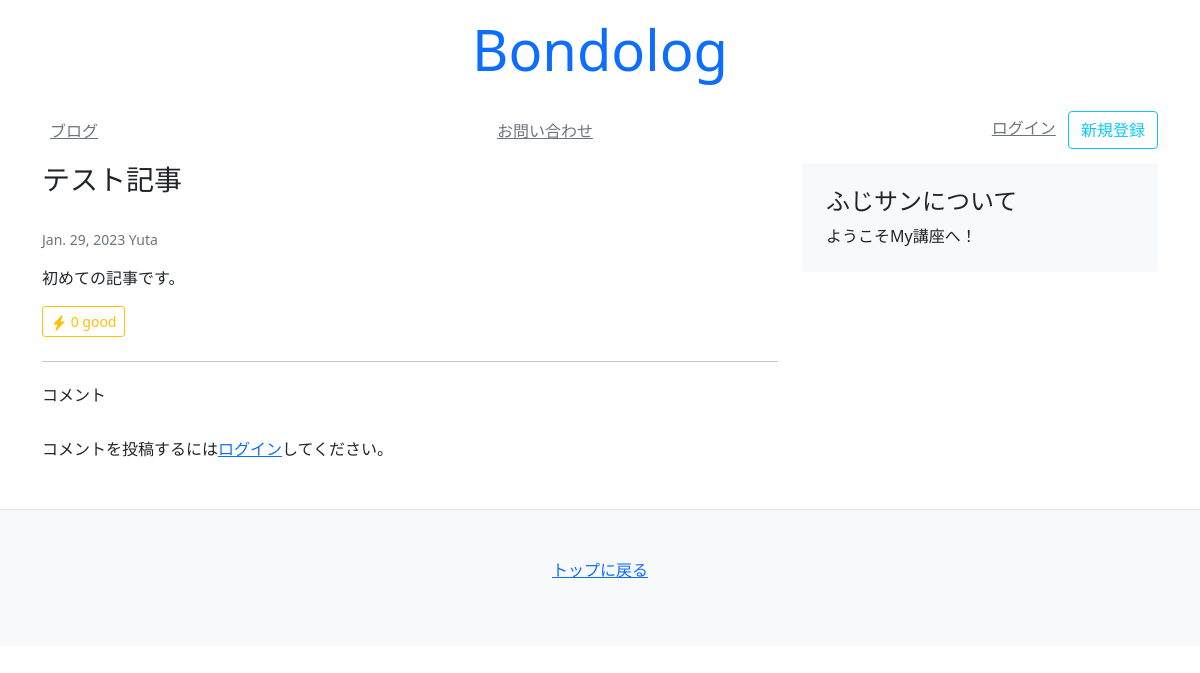
The page /blog/1/ on the database as committed earlier.
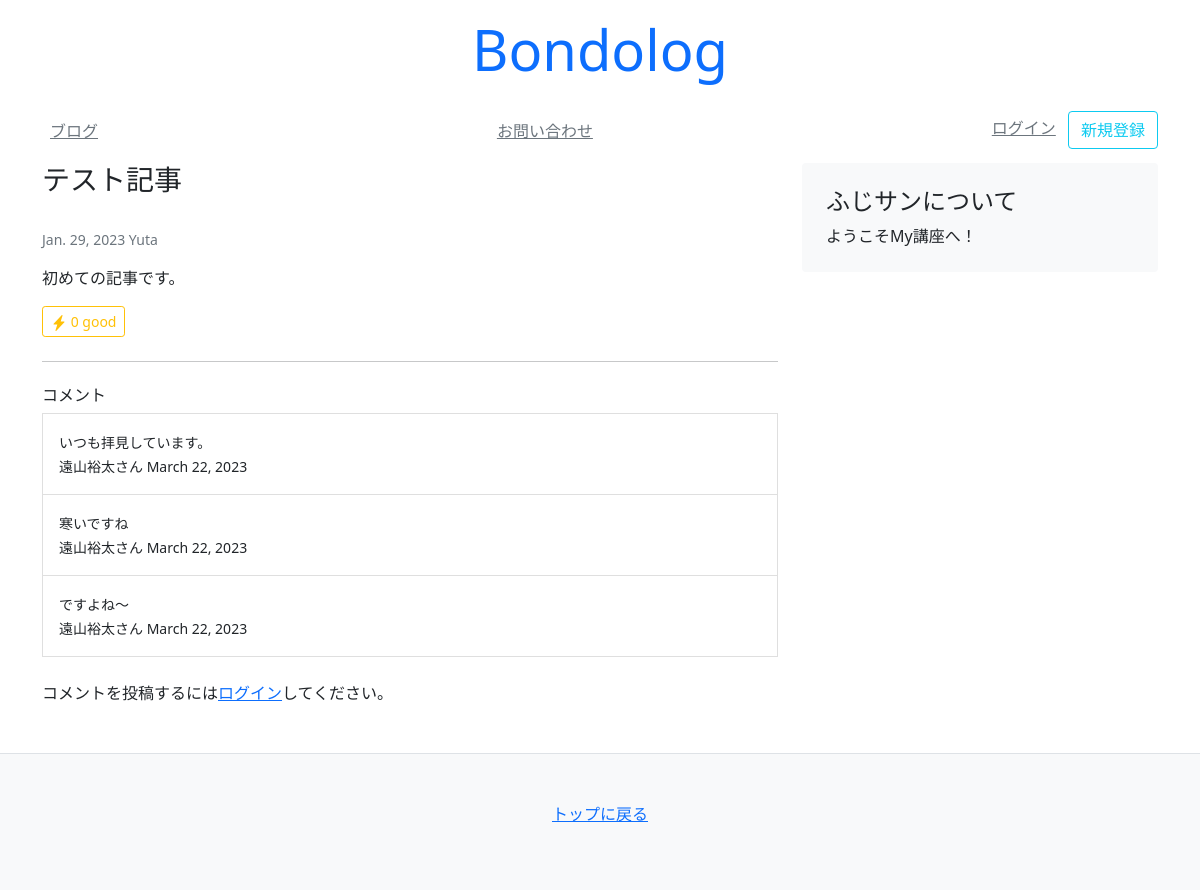
The same page on the database as committed later.
### blog/models.py (models this page shows)
class Article(models.Model):
    title = models.CharField(default="", max_length=30)
    text = models.TextField(default="")
    author = models.CharField(default="", max_length=30)
    created_at = models.DateField(auto_now_add=True)
    updated_at = models.DateField(auto_now=True)
    count = models.IntegerField(default=0)
    tags = models.ManyToManyField(Tag, blank=True)

class Comment(models.Model):
    comment = models.TextField(default="", max_length=50)
    created_at = models.DateField(auto_now_add=True)
    user = models.ForeignKey(get_user_model(), on_delete=models.CASCADE)
    article = models.ForeignKey(Article, on_delete=models.CASCADE)

### mysite/models/account_models.py (models this page shows, shortened)
class User(AbstractBaseUser):
    email = models.EmailField(
        max_length=255,
        unique=True,
    )
    is_active = models.BooleanField(default=True)
    is_admin = models.BooleanField(default=False)
    objects = UserManager()
    USERNAME_FIELD = 'email'
    REQUIRED_FIELDS = []

### mysite/models/profile_models.py (models this page shows)
class Profile(models.Model):
    user = models.OneToOneField(get_user_model(), unique=True, on_delete=models.CASCADE, primary_key=True)
    username = models.CharField(default="匿名ユーザー", max_length=30)
    zipcode = models.CharField(default="", max_length=8)
    prefecture = models.CharField(default="", max_length=6)
    city = models.CharField(default="", max_length=100)
    address = models.CharField(default="", max_length=200)

### blog/views.py (the view, shortened to what this page needs)
# urls.py: path('<slug:pk>/', views.article),
def article(request, pk):
    obj = Article.objects.get(pk=pk)
    comments = Comment.objects.filter(article=obj)
    context = {
        'article': obj,
        'comments': comments
    }
    return render(request, 'blog/article.html', context)

### templates/blog/article.html (shortened to what this page needs)
{% extends 'mysite/base.html' %}
{% block content %}
<main class="container">
    <div class="row">
        <div class="col-md-8">
            <h3 class="pb-4 font-italic">
                {{ article.title }}
            </h3>
            <p class="small text-muted text-right">{{ article.created_at }} {{ article.author }}</p>
            <p>{{ article.text }}</p>
            {% include 'mysite/snippets/like_count.html' %}
            <hr class="my-4">
            {% include 'mysite/snippets/comment.html' %}
        </div>
        {% include 'mysite/snippets/sidebar.html' %}
    </div>
</main>
{% endblock %}

### templates/mysite/base.html (shortened to what this page needs)
<!doctype html>
<html lang="en">
  <head>
    {% include 'mysite/snippets/head.html' %}
  </head>
  <body>
    {% include 'mysite/snippets/header.html' %}
    {% block content %}
    {% endblock %}
    {% include 'mysite/snippets/footer.html' %}
  </body>
</html>

### templates/mysite/snippets/head.html (shortened to what this page needs)
  <link href="https://cdn.jsdelivr.net/npm/bootstrap@5.0.2/dist/css/bootstrap.min.css" rel="stylesheet">

### templates/mysite/snippets/header.html
<div class="container">
    <header class="py-3">
        <div class="row flex-nowrap justify-content-center align-item-center">
            <div class="col-4 text-center">
                <h1 class="display-4 font-italic"><a href="/" class="text-decoration-none">Bondolog</a></h1>
            </div>
        </div>
    </header>
    <div class="py-1 mb-2">
        <nav class="nav d-flex justify-content-between">
            <a class="p-2 link-secondary" href="/blog/">ブログ</a>
            <a class="p-2 link-secondary" href="#">お問い合わせ</a>
            {% if user.is_authenticated %}
            <div>
                <a class="p-2 link-secondary" href="/logout/">ログアウト</a>
                <a class="p-2 link-secondary" href="/mypage/">マイページ</a>
            </div>
            {% else %}
            <div>
                <a class="p-2 link-secondary" href="/logout/">ログイン</a>
                <a class="btn btn-outline-info" href="/signup/">新規登録</a>
            </div>
            {% endif %}
        </nav>
    </div>
</div>

### templates/mysite/snippets/like_count.html (shortened to what this page needs)
<form method="POST" class="d-inline">
    <button type="submit" class="btn btn-sm btn-outline-warning">
        <svg xmlns="http://www.w3.org/2000/svg" width="16" height="16" fill="currentColor" class="bi bi-lightning-fill" viewBox="0 0 16 16">
            <path fill-rule="evenodd" d="M11.251.068a.5.5 0 0 1 .227.58L9.677 6.5H13a.5.5 0 0 1 .364.843l-8 8.5a.5.5 0 0 1-.842-.49L6.323 9.5H3a.5.5 0 0 1-.364-.843l8-8.5a.5.5 0 0 1 .615-.09z"/>
        </svg>
        {{ article.count }} good
    </button>
</form>

### templates/mysite/snippets/comment.html
<div>
    <h3 class="h6">コメント</h3>
    <div class="list-group">
        {% for comment in comments %}
        <a href="" class="list-group-item list-group-item-action p-3 rounded-0">
            <p class="m-0"><small>{{ comment.comment }}</small></p>
            <p class="m-0"><small>{{ comment.user.profile.username }}さん {{ comment.created_at }}</small></p>
        </a>
        {% endfor %}
    </div>
    {% if user.is_authenticated %}
    <form method="POST" class="my-4">
        {% csrf_token %}
        <div class="mb-2">
            <label for="comment">コメント登録</label>
            <textarea id="comment" name="comment" rows="3" class="rounded-0 bg-light form-control"></textarea>
        </div>
        <div class="text-right">
            <button class="btn btn-sm btn-outline-success" type="submit">
                コメントする
            </button>
        </div>
    </form>
    {% else %}
    <p class="my-4">
        コメントを投稿するには<a href="/login/">ログイン</a>してください。
    </p>
    {% endif %}
</div>

### templates/mysite/snippets/sidebar.html
<aside class="col-md-4">
    <div class="p-4 mb-3 bg-light rounded">
        <h4 class="font-italic">
            ふじサンについて
        </h4>
        <p class="mb-0">ようこそMy講座へ！</p>
    </div>
</aside>

### templates/mysite/snippets/footer.html (shortened to what this page needs)
<footer class="border-top py-5 text-center bg-light mt-4">
    <p>
        <a href="/">トップに戻る</a>
    </p>
</footer>

Rows that differ between the two databases and show on the page:
added Comment: comment "いつも拝見しています。", user.profile.username "遠山裕太", created_at "March 22, 2023"
added Comment: comment "寒いですね", user.profile.username "遠山裕太", created_at "March 22, 2023"
added Comment: comment "ですよね～", user.profile.username "遠山裕太", created_at "March 22, 2023"
